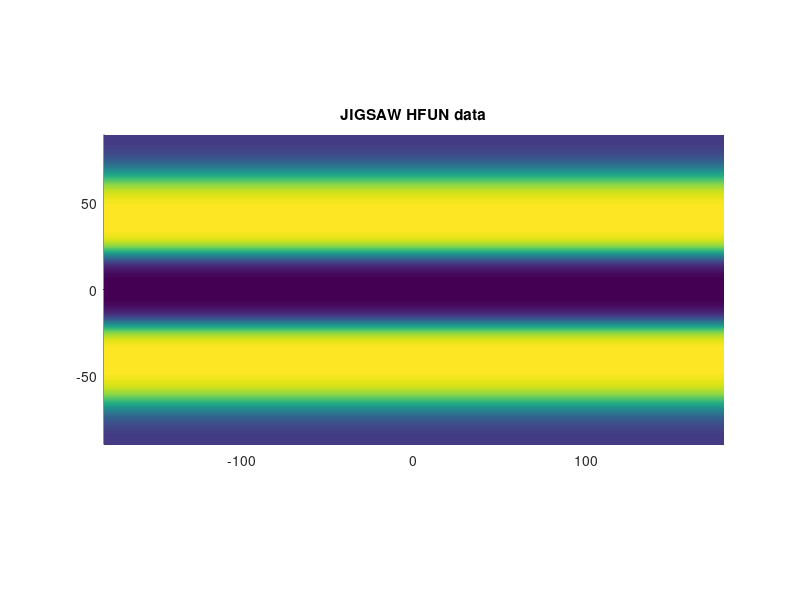

Write the MATLAB code that produced this figure. (Note: this script raises an error after producing the figure.)
function mpas_ec_spacing
%MPAS-EC-SPACING setup the "eddy-closure" grid for MPAS.

%-----------------------------------------------------------
%   Mark Petersen (mpetersen@lanl.gov)
%   Darren Engwirda (de2363@columbia.edu)
%   21-Sep-2017
%-----------------------------------------------------------
%

%------------------------------------ setup files for JIGSAW

    opts.geom_file = ...                % GEOM file
        ['jigsaw/geo/MPAS-EC-GEOM.msh'];
    
    opts.jcfg_file = ...                % JCFG file
        ['jigsaw/out/MPAS-EC.jig'];
    
    opts.mesh_file = ...                % MESH file
        ['jigsaw/out/MPAS-EC-MESH.msh'];
    
    opts.hfun_file = ...                % HFUN file
        ['jigsaw/geo/MPAS-EC-HFUN.msh'];
    
%------------------------------------ compute HFUN over GEOM 
    
    cellWidthLL = 30.0 ;
    cellWidthML = 60.0 ;
    cellWidthHL = 35.0 ;
    minCellWidth = ...
        min([cellWidthLL cellWidthML cellWidthHL]);

    dtor = pi/180. ;
    
    nlat = +180 ;
    nlon = +360 ;
    
    alat = linspace( -90., +90.,nlat);
    alon = linspace(-180.,+180.,nlon);
    
    alat = alat * dtor ;
    alon = alon * dtor ;
    
    dlat =(max(alat)-min(alat)) / (nlat-1) ;
    dlon =(max(alon)-min(alon)) / (nlon-1) ;
    
    dlat_rads = dlat * dtor;

    alat_step = +40. * dtor;
    
    alat_ccLL = +15. * dtor;    % centre of transition region [rad.]
    alat_ccHL = +73. * dtor;    % centre of transition region

    spread_LL = +6.0 * dtor;    % widths of transition region [rad.]
    spread_HL = +9.0 * dtor;    % widths of transition region

    densityLL = (minCellWidth/cellWidthLL)^4;
    densityML = (minCellWidth/cellWidthML)^4;
    densityHL = (minCellWidth/cellWidthHL)^4;
    
    cell_dens = zeros(nlat,nlon) ;
    
    for i = +1 : nlon
    for j = +1 : nlat
        if abs(alat(j)) < alat_step
            
        scal_temp = tanh( ...
            (alat_ccLL-abs(alat(j)))/spread_LL) ;

        cell_dens(j,i) = ((densityLL-densityML) * ...
            (1. + scal_temp) / 2.) + densityML;
        
        else
            
        scal_temp = tanh( ...
            (alat_ccHL-abs(alat(j)))/spread_HL) ;

        cell_dens(j,i) = ((densityML-densityHL) * ...
            (1. + scal_temp) / 2.) + densityHL;
        
        end
    end
    end

    cell_spac = minCellWidth./ cell_dens.^.25 ;
    
    
    figure('color','w');
    surf(alon*180/pi,alat*180/pi,cell_spac) ;
    view(2); axis image; hold on ;
    shading interp;
    title('JIGSAW HFUN data') ;

%------------------------------------ save HFUN data to file    
 
    cell_spac = ...
        cell_spac * 2./sqrt(3.);        %%!! it seems that we need this?
    
    hmat.mshID = 'ELLIPSOID-GRID';
    hmat.point.coord{1} = alon ;
    hmat.point.coord{2} = alat ;
    hmat.value = cell_spac ;
    
    savemsh(opts.hfun_file,hmat) ;
    
%------------------------------------ define JIGSAW geometry

    geom.mshID = 'ELLIPSOID-MESH';
    geom.radii = 6371.*ones(3,1) ;
    
    savemsh(opts.geom_file,geom) ;
    
%------------------------------------ build mesh via JIGSAW! 
    
    opts.hfun_scal = 'absolute';
    opts.hfun_hmax = +inf ;
    opts.hfun_hmin = +0.0 ;
    
    opts.mesh_dims = +2 ;               % 2-dim. simplexes
    
    opts.optm_qlim = 0.9375 ;
    
    opts.verbosity = +1 ;
    
    mesh = jigsaw  (opts) ;  
    
%------------------------------------ draw mesh/cost outputs

    ang2 = triang2( ...                 % calc. tri-angles
        mesh.point.coord(:,1:3), ...
        mesh.tria3.index(:,1:3)) ;
            
    t_90 = max(ang2,[],2) > 90.0 ;
    t_95 = max(ang2,[],2) > 95.0 ;
    
    figure;
    patch ('faces',mesh.tria3.index(:,1:3), ...
        'vertices',mesh.point.coord(:,1:3), ...
        'facecolor','w', ...
        'edgecolor',[.2,.2,.2]) ;
    hold on; axis image off;
    patch ('faces',mesh.tria3.index(t_90,1:3), ...
        'vertices',mesh.point.coord(:,1:3), ...
        'facecolor','y', ...
        'edgecolor',[.2,.2,.2]) ;
    patch ('faces',mesh.tria3.index(t_95,1:3), ...
        'vertices',mesh.point.coord(:,1:3), ...
        'facecolor','r', ...
        'edgecolor',[.2,.2,.2]) ;
    set(gca,'clipping','off') ;
    title('JIGSAW TRIA mesh') ;
    
    drawscr(mesh.point.coord (:,1:3), ...
            [], ...
            mesh.tria3.index (:,1:3)  ...
            ) ;
            
    drawnow ;        
    set(figure(1),'units','normalized', ...
        'position',[.35,.55,.30,.35]) ;
    set(figure(2),'units','normalized', ...
        'position',[.05,.55,.30,.35]) ;
    set(figure(3),'units','normalized', ...
        'position',[.05,.10,.30,.35]) ;
    drawnow ;
    
end


